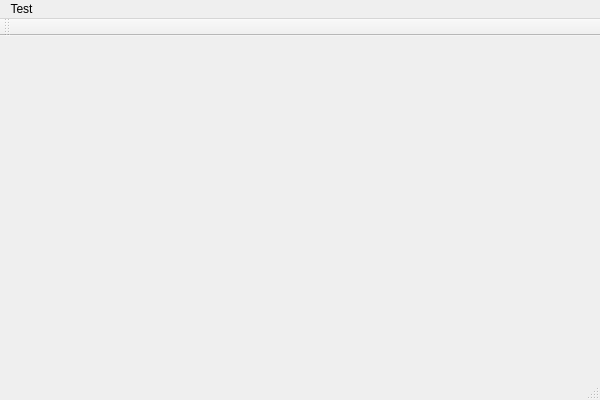
<?xml version="1.0" encoding="UTF-8"?>
<ui version="4.0">
 <class>testMulWidgetClass</class>
 <widget class="QMainWindow" name="testMulWidgetClass">
  <property name="geometry">
   <rect>
    <x>0</x>
    <y>0</y>
    <width>600</width>
    <height>400</height>
   </rect>
  </property>
  <property name="windowTitle">
   <string>testMulWidget</string>
  </property>
  <widget class="QWidget" name="centralWidget">
   <layout class="QVBoxLayout" name="verticalLayout">
    <item>
     <widget class="Base::MultiViewWidget" name="mainWidget" native="true"/>
    </item>
   </layout>
  </widget>
  <widget class="QMenuBar" name="menuBar">
   <property name="geometry">
    <rect>
     <x>0</x>
     <y>0</y>
     <width>600</width>
     <height>23</height>
    </rect>
   </property>
   <widget class="QMenu" name="menuTest">
    <property name="title">
     <string>Test</string>
    </property>
    <addaction name="actionNew"/>
    <addaction name="actionSave"/>
    <addaction name="actionLoad"/>
   </widget>
   <addaction name="menuTest"/>
  </widget>
  <widget class="QToolBar" name="mainToolBar">
   <attribute name="toolBarArea">
    <enum>TopToolBarArea</enum>
   </attribute>
   <attribute name="toolBarBreak">
    <bool>false</bool>
   </attribute>
  </widget>
  <widget class="QStatusBar" name="statusBar"/>
  <action name="actionNew">
   <property name="text">
    <string>New</string>
   </property>
  </action>
  <action name="actionSave">
   <property name="text">
    <string>Save...</string>
   </property>
  </action>
  <action name="actionLoad">
   <property name="text">
    <string>Load...</string>
   </property>
  </action>
 </widget>
 <layoutdefault spacing="6" margin="11"/>
 <customwidgets>
  <customwidget>
   <class>Base::MultiViewWidget</class>
   <extends>QWidget</extends>
   <header location="global">base\multiviewwidget.h</header>
   <container>1</container>
  </customwidget>
 </customwidgets>
 <resources>
  <include location="testmulwidget.qrc"/>
 </resources>
 <connections>
  <connection>
   <sender>actionNew</sender>
   <signal>triggered()</signal>
   <receiver>testMulWidgetClass</receiver>
   <slot>onNew()</slot>
   <hints>
    <hint type="sourcelabel">
     <x>-1</x>
     <y>-1</y>
    </hint>
    <hint type="destinationlabel">
     <x>299</x>
     <y>199</y>
    </hint>
   </hints>
  </connection>
  <connection>
   <sender>actionSave</sender>
   <signal>triggered()</signal>
   <receiver>testMulWidgetClass</receiver>
   <slot>onSaveState()</slot>
   <hints>
    <hint type="sourcelabel">
     <x>-1</x>
     <y>-1</y>
    </hint>
    <hint type="destinationlabel">
     <x>299</x>
     <y>199</y>
    </hint>
   </hints>
  </connection>
  <connection>
   <sender>actionLoad</sender>
   <signal>triggered()</signal>
   <receiver>testMulWidgetClass</receiver>
   <slot>onLoadState()</slot>
   <hints>
    <hint type="sourcelabel">
     <x>-1</x>
     <y>-1</y>
    </hint>
    <hint type="destinationlabel">
     <x>299</x>
     <y>199</y>
    </hint>
   </hints>
  </connection>
 </connections>
 <slots>
  <slot>onNew()</slot>
  <slot>onSaveState()</slot>
  <slot>onLoadState()</slot>
 </slots>
</ui>
